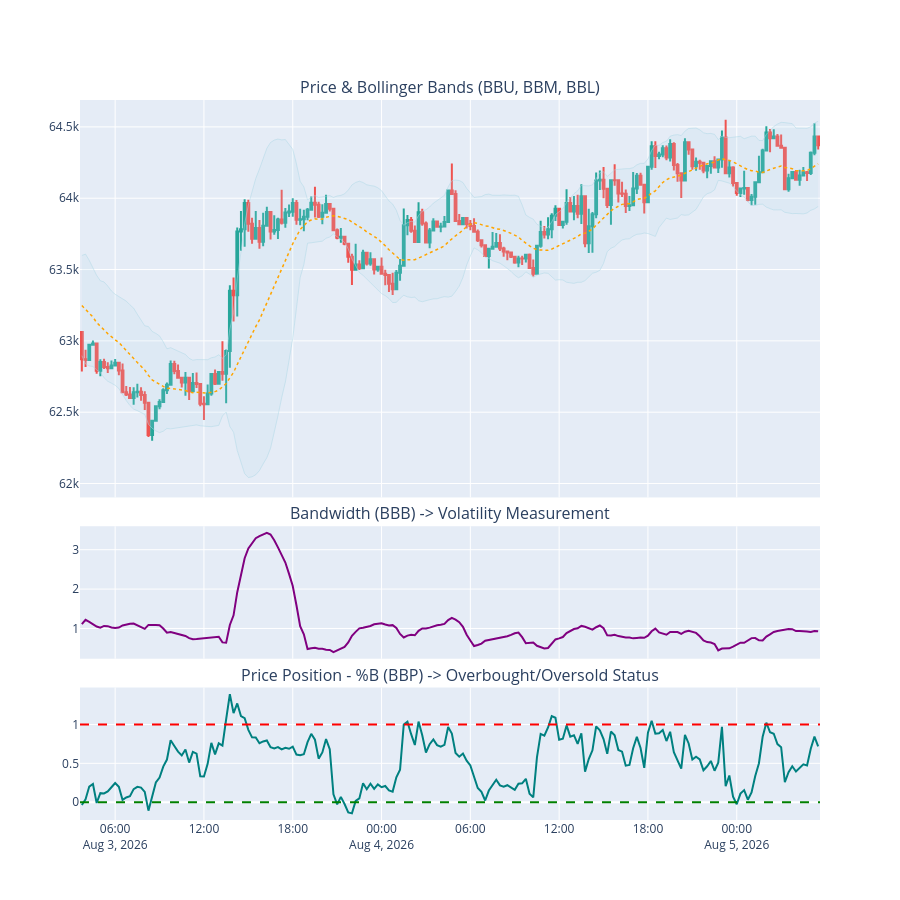

Notebook source saved alongside this figure:
### Code cell
fig = make_subplots(
    rows=3, cols=1, shared_xaxes=True, 
    vertical_spacing=0.04, 
    row_heights=[0.6, 0.2, 0.2],
    subplot_titles=("Price & Bollinger Bands (BBU, BBM, BBL)", "Bandwidth (BBB) -> Volatility Measurement", "Price Position - %B (BBP) -> Overbought/Oversold Status")
)

fig.add_trace(go.Candlestick(
    x=plot_data.index,
    open=plot_data['open'], high=plot_data['high'],
    low=plot_data['low'], close=plot_data['close'],
    name='BTC/USDT',
    increasing_line_color='#26a69a', decreasing_line_color='#ef5350'
), row=1, col=1)

fig.add_trace(go.Scatter(
    x=plot_data.index, y=plot_data['BBL_20_2.0_2.0'],
    line=dict(color='rgba(173, 216, 230, 0.5)', width=1),
    name='Lower Band (BBL)'
), row=1, col=1)

fig.add_trace(go.Scatter(
    x=plot_data.index, y=plot_data['BBU_20_2.0_2.0'],
    fill='tonexty', fillcolor='rgba(173, 216, 230, 0.15)', 
    line=dict(color='rgba(173, 216, 230, 0.5)', width=1), name='Upper Band (BBU)'
), row=1, col=1)

fig.add_trace(go.Scatter(
    x=plot_data.index, y=plot_data['BBM_20_2.0_2.0'],
    line=dict(color='orange', width=1.5, dash='dot'), name='Middle Band (BBM)'
), row=1, col=1)

fig.add_trace(go.Scatter(
    x=plot_data.index, y=plot_data['BBB_20_2.0_2.0'],
    line=dict(color='purple', width=2), name='Bandwidth (BBB)'
), row=2, col=1)

fig.add_trace(go.Scatter(
    x=plot_data.index, y=plot_data['BBP_20_2.0_2.0'],
    line=dict(color='teal', width=2), name='%B (BBP)'
), row=3, col=1)

fig.add_hline(y=1.0, line_dash="dash", line_color="red", row=3, col=1)
fig.add_hline(y=0.0, line_dash="dash", line_color="green", row=3, col=1)

fig.update_layout(
    height=900,
    xaxis_rangeslider_visible=False,
    hovermode='x unified',
    showlegend=False 
)

fig.show()

### Figure 1 — Plotly figure (JSON) as saved in the notebook; plotly's stock layout.template omitted (floating-point values rounded to 4 significant figures; data arrays with more than 128 entries replaced by an {"elided": "..."} marker saying what was removed)
{"data": [{"close": {"elided": "200 float values"}, "decreasing": {"line": {"color": "#ef5350"}}, "high": {"elided": "200 float values"}, "increasing": {"line": {"color": "#26a69a"}}, "low": {"elided": "200 float values"}, "name": "BTC/USDT", "open": {"elided": "200 float values"}, "type": "candlestick", "x": {"elided": "200 str values"}, "xaxis": "x", "yaxis": "y"}, {"line": {"color": "rgba(173, 216, 230, 0.5)", "width": 1}, "name": "Lower Band (BBL)", "type": "scatter", "x": {"elided": "200 str values"}, "xaxis": "x", "y": {"elided": "200 float values"}, "yaxis": "y"}, {"fill": "tonexty", "fillcolor": "rgba(173, 216, 230, 0.15)", "line": {"color": "rgba(173, 216, 230, 0.5)", "width": 1}, "name": "Upper Band (BBU)", "type": "scatter", "x": {"elided": "200 str values"}, "xaxis": "x", "y": {"elided": "200 float values"}, "yaxis": "y"}, {"line": {"color": "orange", "dash": "dot", "width": 1.5}, "name": "Middle Band (BBM)", "type": "scatter", "x": {"elided": "200 str values"}, "xaxis": "x", "y": {"elided": "200 float values"}, "yaxis": "y"}, {"line": {"color": "purple", "width": 2}, "name": "Bandwidth (BBB)", "type": "scatter", "x": {"elided": "200 str values"}, "xaxis": "x2", "y": {"elided": "200 float values"}, "yaxis": "y2"}, {"line": {"color": "teal", "width": 2}, "name": "%B (BBP)", "type": "scatter", "x": {"elided": "200 str values"}, "xaxis": "x3", "y": {"elided": "200 float values"}, "yaxis": "y3"}], "layout": {"annotations": [{"font": {"size": 16}, "showarrow": false, "text": "Price & Bollinger Bands (BBU, BBM, BBL)", "x": 0.5, "xanchor": "center", "xref": "paper", "y": 1, "yanchor": "bottom", "yref": "paper"}, {"font": {"size": 16}, "showarrow": false, "text": "Bandwidth (BBB) -> Volatility Measurement", "x": 0.5, "xanchor": "center", "xref": "paper", "y": 0.408, "yanchor": "bottom", "yref": "paper"}, {"font": {"size": 16}, "showarrow": false, "text": "Price Position - %B (BBP) -> Overbought/Oversold Status", "x": 0.5, "xanchor": "center", "xref": "paper", "y": 0.184, "yanchor": "bottom", "yref": "paper"}], "height": 900, "hovermode": "x unified", "shapes": [{"line": {"color": "red", "dash": "dash"}, "type": "line", "x0": 0, "x1": 1, "xref": "x3 domain", "y0": 1, "y1": 1, "yref": "y3"}, {"line": {"color": "green", "dash": "dash"}, "type": "line", "x0": 0, "x1": 1, "xref": "x3 domain", "y0": 0, "y1": 0, "yref": "y3"}], "showlegend": false, "xaxis": {"anchor": "y", "domain": [0, 1], "matches": "x3", "rangeslider": {"visible": false}, "showticklabels": false}, "xaxis2": {"anchor": "y2", "domain": [0, 1], "matches": "x3", "showticklabels": false}, "xaxis3": {"anchor": "y3", "domain": [0, 1]}, "yaxis": {"anchor": "x", "domain": [0.448, 1]}, "yaxis2": {"anchor": "x2", "domain": [0.224, 0.408]}, "yaxis3": {"anchor": "x3", "domain": [0, 0.184]}}}
